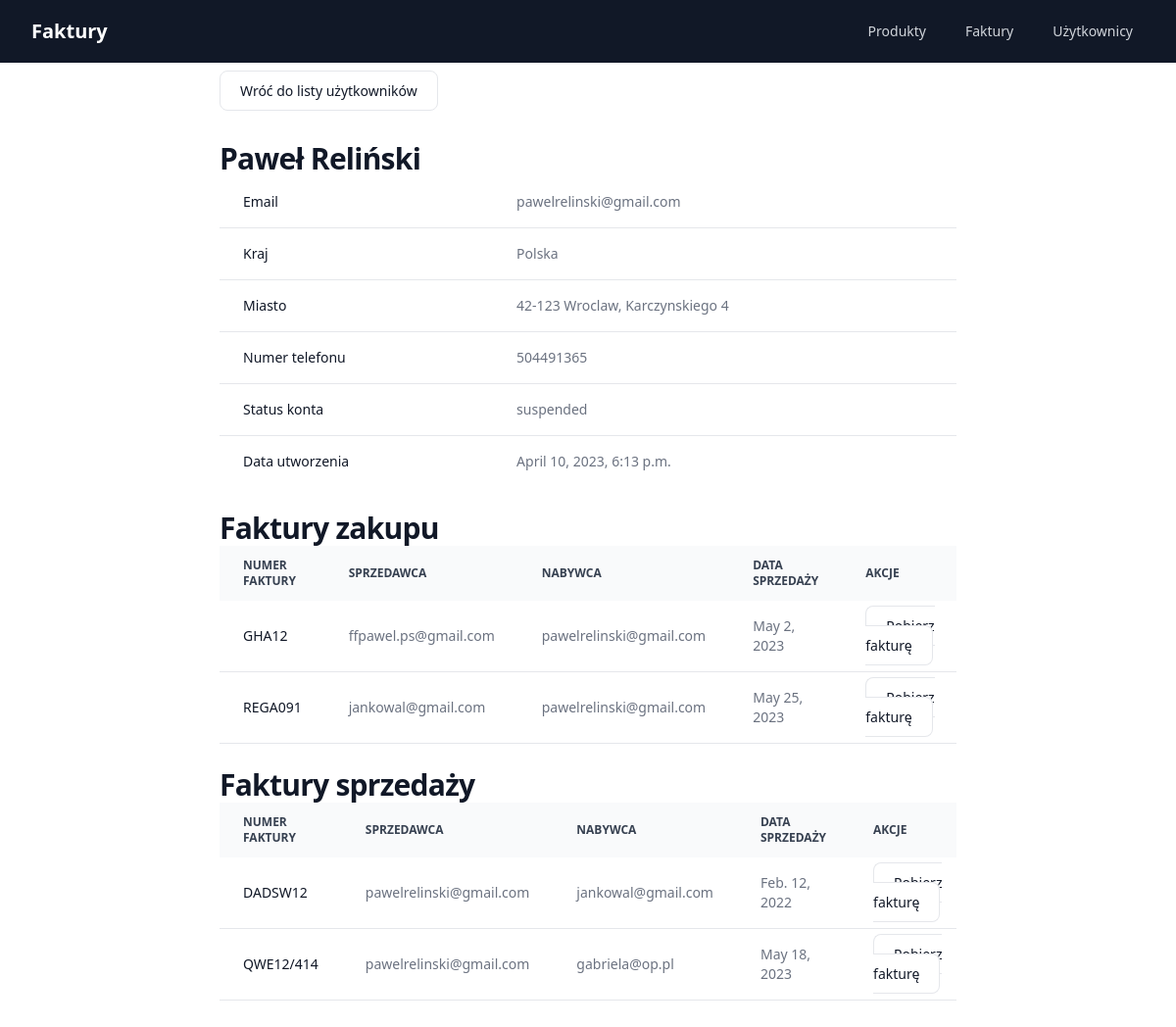
The app's page /user-detail/2/, older data.
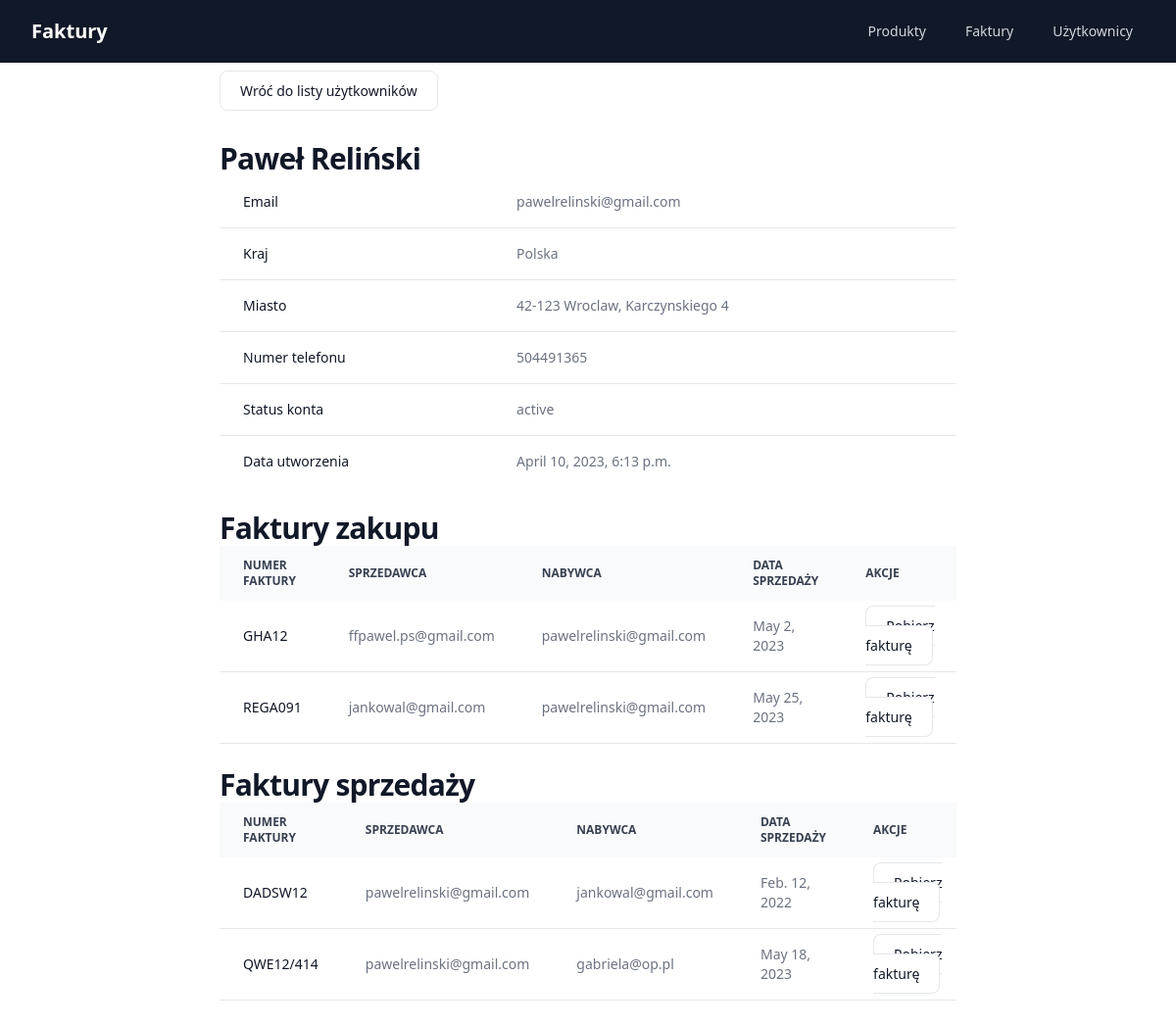
The same page, newer data.
### core/models.py (models this page shows, shortened)
class User(models.Model):
    email = models.EmailField(unique=True)
    first_name = models.CharField(max_length=50)
    last_name = models.CharField(max_length=50)
    street_address = models.CharField(
        max_length=100,
        default='',
        null=False)
    city = models.CharField(
        max_length=50,
        default='',
        null=False)
    country = models.CharField(
        max_length=50,
        default='',
        null=False)
    postal_code = models.CharField(
        max_length=20,
        default='',
        null=False)
    contact_information = models.CharField(max_length=50)
    account_status = models.CharField(
        max_length=20,
        choices=[(status.value, status.value.title()) for status in UserAccountStatus],
        default=UserAccountStatus.ACTIVE)
    created_at = models.DateTimeField(auto_now_add=True)
    updated_at = models.DateTimeField(auto_now=True)
    def __str__(self):
        return f"{self.email}"

### core/views.py (the view)
# urls.py: path('user-detail/<int:pk>/', views.UserDetailView.as_view(), name='user_detail'),
class UserDetailView(generic.DetailView):
    model = User
    template_name = 'core/user/user_detail.html'
    context_object_name = 'user'

### templates/core/user/user_detail.html (shortened to what the changed rows need)
{% extends "core/base.html" %}
{% block content %}
    <header class="mt-10">
        <div class="mx-auto max-w-7xl">
            <h1 class="text-3xl font-bold tracking-tight text-gray-900 dark:text-white">
                {{ user.first_name }} {{ user.last_name }}
            </h1>
        </div>
    </header>
    <main>
        <div class="relative overflow-x-auto">
            <table class="w-full text-sm text-left text-gray-500 dark:text-gray-400">
                <tbody>
                <tr class="bg-white border-b dark:bg-gray-800 dark:border-gray-700">
                    <th scope="row" class="px-6 py-4 font-medium text-gray-900 whitespace-nowrap dark:text-white">
                        Email
                    </th>
                    <td class="px-6 py-4">
                        {{ user.email }}
                    </td>
                </tr>
                <tr class="bg-white border-b dark:bg-gray-800 dark:border-gray-700">
                    <th scope="row" class="px-6 py-4 font-medium text-gray-900 whitespace-nowrap dark:text-white">
                        Kraj
                    </th>
                    <td class="px-6 py-4">
                        {{ user.country }}
                    </td>
                </tr>
                <tr class="bg-white border-b dark:bg-gray-800 dark:border-gray-700">
                    <th scope="row" class="px-6 py-4 font-medium text-gray-900 whitespace-nowrap dark:text-white">
                        Miasto
                    </th>
                    <td class="px-6 py-4">
                        {{ user.postal_code }} {{ user.city }}, {{ user.street_address }}
                    </td>
                </tr>
                <tr class="bg-white border-b dark:bg-gray-800 dark:border-gray-700">
                    <th scope="row" class="px-6 py-4 font-medium text-gray-900 whitespace-nowrap dark:text-white">
                        Numer telefonu
                    </th>
                    <td class="px-6 py-4">
                        {{ user.contact_information }}
                    </td>
                </tr>
                <tr class="bg-white border-b dark:bg-gray-800 dark:border-gray-700">
                    <th scope="row" class="px-6 py-4 font-medium text-gray-900 whitespace-nowrap dark:text-white">
                        Status konta
                    </th>
                    <td class="px-6 py-4">
                        {{ user.account_status }}
                    </td>
                </tr>
                <tr class="bg-white dark:bg-gray-800">
                    <th scope="row" class="px-6 py-4 font-medium text-gray-900 whitespace-nowrap dark:text-white">
                        Data utworzenia
                    </th>
                    <td class="px-6 py-4">
                        {{ user.created_at }}
                    </td>
                </tr>
                </tbody>
            </table>
        </div>
        <br>
        <h1 class="text-3xl font-bold tracking-tight text-gray-900 dark:text-white">
            Faktury zakupu
        </h1>
        {% if user.purchaser_invoices.all %}
            <div class="relative overflow-x-auto">
                <table class="w-full text-sm text-left text-gray-500 dark:text-gray-400">
                    <thead class="text-xs text-gray-700 uppercase bg-gray-50 dark:bg-gray-700 dark:text-gray-400">
                    <tr>
                        <th scope="col" class="px-6 py-3">
                            Numer faktury
                        </th>
                        <th scope="col" class="px-6 py-3">
                            Sprzedawca
                        </th>
                        <th scope="col" class="px-6 py-3">
                            Nabywca
                        </th>
                        <th scope="col" class="px-6 py-3">
                            Data sprzedaży
                        </th>
                        <th scope="col" class="px-6 py-3">
                            Akcje
                        </th>
                    </tr>
                    </thead>
                    <tbody>
                    {% for invoice in user.purchaser_invoices.all %}
                        <tr class="bg-white border-b dark:bg-gray-800 dark:border-gray-700">
                            <th scope="row"
                                class="px-6 py-4 font-medium text-gray-900 whitespace-nowrap dark:text-white">
                                {{ invoice.invoice_number }}
                            </th>
                        </tr>
                    {% endfor %}
                    </tbody>
                </table>
            </div>
        {% else %}
            <p class="font-normal text-gray-700 dark:text-gray-400">
                Brak faktur
            </p>
        {% endif %}
        <br>
        <h1 class="text-3xl font-bold tracking-tight text-gray-900 dark:text-white">
            Faktury sprzedaży
        </h1>
        {% if user.seller_invoices.all %}
            <div class="relative overflow-x-auto">
                <table class="w-full text-sm text-left text-gray-500 dark:text-gray-400">
                    <thead class="text-xs text-gray-700 uppercase bg-gray-50 dark:bg-gray-700 dark:text-gray-400">
                    <tr>
                        <th scope="col" class="px-6 py-3">
                            Numer faktury
                        </th>
                        <th scope="col" class="px-6 py-3">
                            Sprzedawca
                        </th>
                        <th scope="col" class="px-6 py-3">
                            Nabywca
                        </th>
                        <th scope="col" class="px-6 py-3">
                            Data sprzedaży
                        </th>
                        <th scope="col" class="px-6 py-3">
                            Akcje
                        </th>
                    </tr>
                    </thead>
                    <tbody>
                    {% for invoice in user.seller_invoices.all %}
                        <tr class="bg-white border-b dark:bg-gray-800 dark:border-gray-700">
                            <th scope="row"
                                class="px-6 py-4 font-medium text-gray-900 whitespace-nowrap dark:text-white">
                                {{ invoice.invoice_number }}
                            </th>
                        </tr>
                    {% endfor %}
                    </tbody>
                </table>
            </div>
        {% else %}
            <p class="font-normal text-gray-700 dark:text-gray-400">
                Brak faktur
            </p>
        {% endif %}
    </main>
{% endblock %}

Row changes from the older to the newer data that the page shows:
changed User "Paweł": account_status "suspended" → "active"
